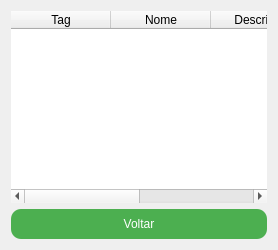
<?xml version="1.0" encoding="UTF-8"?>
<ui version="4.0">
 <class>HistoricoWidget</class>
 <widget class="QWidget" name="HistoricoWidget">
  <property name="windowTitle">
   <string>HISTÓRICO DE EQUIPAMENTOS</string>
  </property>
  <property name="styleSheet">
   <string notr="true"><![CDATA[
    QWidget {
        background: qlineargradient(
            spread:pad,
            x1:0, y1:0,
            x2:1, y2:1,
            stop:0 #a8e6cf,
            stop:1 #00bcd4
        );
    }
    QPushButton {
        background-color: #4CAF50;
        color: white;
        border-radius: 10px;
        padding: 8px 16px;
    }
    QPushButton:hover { background-color: #45a049; }
    QLineEdit, QTextEdit {
        background-color: #ffffff;
        border: 1px solid #ccc;
        border-radius: 6px;
        padding: 4px;
    }
    QTableWidget { background-color: #ffffff; border-radius: 6px; }
   ]]></string>
  </property>

  <layout class="QVBoxLayout" name="verticalLayout">
   <item>
    <widget class="QTableWidget" name="table_historico">
     <property name="columnCount">
      <number>4</number>
     </property>
     <column>
      <property name="text"><string>Tag</string></property>
     </column>
     <column>
      <property name="text"><string>Nome</string></property>
     </column>
     <column>
      <property name="text"><string>Descrição</string></property>
     </column>
     <column>
      <property name="text"><string>Data</string></property>
     </column>
    </widget>
   </item>

   <item>
    <widget class="QPushButton" name="btn_voltar_historico">
     <property name="text"><string>Voltar</string></property>
    </widget>
   </item>
  </layout>
 </widget>
 <resources/>
 <connections/>
</ui>
